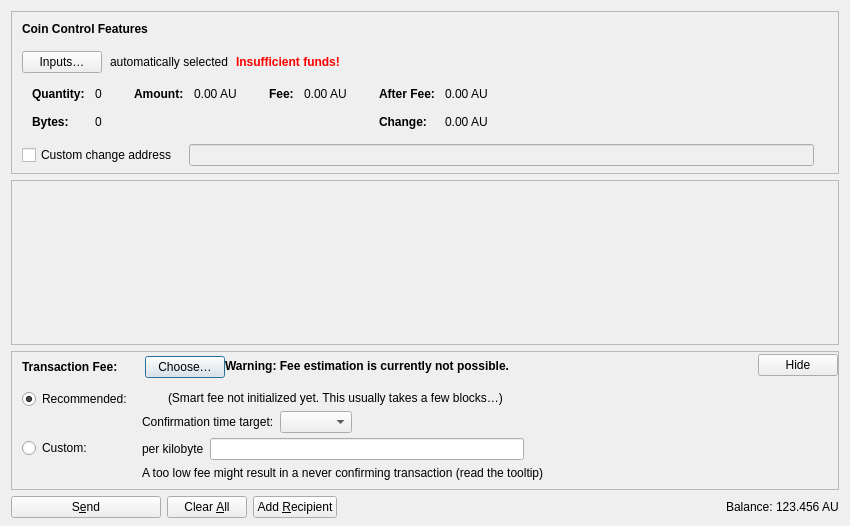
<?xml version="1.0" encoding="UTF-8"?>
<ui version="4.0">
 <class>SendCoinsDialog</class>
 <widget class="QDialog" name="SendCoinsDialog">
  <property name="geometry">
   <rect>
    <x>0</x>
    <y>0</y>
    <width>850</width>
    <height>526</height>
   </rect>
  </property>
  <property name="windowTitle">
   <string>Send Coins</string>
  </property>
  <layout class="QVBoxLayout" name="verticalLayout" stretch="0,1,0,0">
   <property name="bottomMargin">
    <number>8</number>
   </property>
   <item>
    <widget class="QFrame" name="frameCoinControl">
     <property name="sizePolicy">
      <sizepolicy hsizetype="Expanding" vsizetype="Expanding">
       <horstretch>0</horstretch>
       <verstretch>0</verstretch>
      </sizepolicy>
     </property>
     <property name="maximumSize">
      <size>
       <width>16777215</width>
       <height>16777215</height>
      </size>
     </property>
     <property name="frameShape">
      <enum>QFrame::StyledPanel</enum>
     </property>
     <property name="frameShadow">
      <enum>QFrame::Sunken</enum>
     </property>
     <layout class="QVBoxLayout" name="verticalLayoutCoinControl2">
      <property name="spacing">
       <number>0</number>
      </property>
      <property name="leftMargin">
       <number>0</number>
      </property>
      <property name="topMargin">
       <number>0</number>
      </property>
      <property name="rightMargin">
       <number>0</number>
      </property>
      <property name="bottomMargin">
       <number>6</number>
      </property>
      <item>
       <layout class="QVBoxLayout" name="verticalLayoutCoinControl" stretch="0,0,0,0,1">
        <property name="spacing">
         <number>0</number>
        </property>
        <property name="leftMargin">
         <number>10</number>
        </property>
        <property name="topMargin">
         <number>10</number>
        </property>
        <item>
         <layout class="QHBoxLayout" name="horizontalLayoutCoinControl1">
          <property name="bottomMargin">
           <number>15</number>
          </property>
          <item>
           <widget class="QLabel" name="labelCoinControlFeatures">
            <property name="sizePolicy">
             <sizepolicy hsizetype="Preferred" vsizetype="Maximum">
              <horstretch>0</horstretch>
              <verstretch>0</verstretch>
             </sizepolicy>
            </property>
            <property name="font">
             <font>
              <weight>75</weight>
              <bold>true</bold>
             </font>
            </property>
            <property name="styleSheet">
             <string notr="true">font-weight:bold;</string>
            </property>
            <property name="text">
             <string>Coin Control Features</string>
            </property>
           </widget>
          </item>
         </layout>
        </item>
        <item>
         <layout class="QHBoxLayout" name="horizontalLayoutCoinControl2" stretch="0,0,0,0">
          <property name="spacing">
           <number>8</number>
          </property>
          <property name="bottomMargin">
           <number>10</number>
          </property>
          <item>
           <widget class="QPushButton" name="pushButtonCoinControl">
            <property name="styleSheet">
             <string notr="true"/>
            </property>
            <property name="text">
             <string>Inputs…</string>
            </property>
            <property name="autoDefault">
             <bool>false</bool>
            </property>
           </widget>
          </item>
          <item>
           <widget class="QLabel" name="labelCoinControlAutomaticallySelected">
            <property name="text">
             <string>automatically selected</string>
            </property>
            <property name="margin">
             <number>5</number>
            </property>
           </widget>
          </item>
          <item>
           <widget class="QLabel" name="labelCoinControlInsuffFunds">
            <property name="font">
             <font>
              <weight>75</weight>
              <bold>true</bold>
             </font>
            </property>
            <property name="styleSheet">
             <string notr="true">color:red;font-weight:bold;</string>
            </property>
            <property name="text">
             <string>Insufficient funds!</string>
            </property>
            <property name="margin">
             <number>5</number>
            </property>
           </widget>
          </item>
          <item>
           <spacer name="horizontalSpacerCoinControl">
            <property name="orientation">
             <enum>Qt::Horizontal</enum>
            </property>
            <property name="sizeHint" stdset="0">
             <size>
              <width>40</width>
              <height>1</height>
             </size>
            </property>
           </spacer>
          </item>
         </layout>
        </item>
        <item>
         <widget class="QWidget" name="widgetCoinControl" native="true">
          <property name="sizePolicy">
           <sizepolicy hsizetype="Preferred" vsizetype="Preferred">
            <horstretch>0</horstretch>
            <verstretch>0</verstretch>
           </sizepolicy>
          </property>
          <property name="minimumSize">
           <size>
            <width>0</width>
            <height>0</height>
           </size>
          </property>
          <property name="styleSheet">
           <string notr="true"/>
          </property>
          <layout class="QHBoxLayout" name="horizontalLayoutCoinControl5">
           <property name="leftMargin">
            <number>0</number>
           </property>
           <property name="topMargin">
            <number>0</number>
           </property>
           <property name="rightMargin">
            <number>0</number>
           </property>
           <property name="bottomMargin">
            <number>0</number>
           </property>
           <item>
            <layout class="QHBoxLayout" name="horizontalLayoutCoinControl3" stretch="0,0,0,1">
             <property name="spacing">
              <number>20</number>
             </property>
             <property name="topMargin">
              <number>0</number>
             </property>
             <property name="bottomMargin">
              <number>10</number>
             </property>
             <item>
              <layout class="QFormLayout" name="formLayoutCoinControl1">
               <property name="labelAlignment">
                <set>Qt::AlignLeft|Qt::AlignVCenter</set>
               </property>
               <property name="horizontalSpacing">
                <number>10</number>
               </property>
               <property name="verticalSpacing">
                <number>14</number>
               </property>
               <property name="leftMargin">
                <number>10</number>
               </property>
               <property name="topMargin">
                <number>4</number>
               </property>
               <property name="rightMargin">
                <number>6</number>
               </property>
               <item row="0" column="0">
                <widget class="QLabel" name="labelCoinControlQuantityText">
                 <property name="font">
                  <font>
                   <weight>75</weight>
                   <bold>true</bold>
                  </font>
                 </property>
                 <property name="text">
                  <string>Quantity:</string>
                 </property>
                 <property name="margin">
                  <number>0</number>
                 </property>
                </widget>
               </item>
               <item row="0" column="1">
                <widget class="QLabel" name="labelCoinControlQuantity">
                 <property name="cursor">
                  <cursorShape>IBeamCursor</cursorShape>
                 </property>
                 <property name="contextMenuPolicy">
                  <enum>Qt::ActionsContextMenu</enum>
                 </property>
                 <property name="text">
                  <string notr="true">0</string>
                 </property>
                 <property name="margin">
                  <number>0</number>
                 </property>
                 <property name="textInteractionFlags">
                  <set>Qt::LinksAccessibleByMouse|Qt::TextSelectableByKeyboard|Qt::TextSelectableByMouse</set>
                 </property>
                </widget>
               </item>
               <item row="1" column="0">
                <widget class="QLabel" name="labelCoinControlBytesText">
                 <property name="font">
                  <font>
                   <weight>75</weight>
                   <bold>true</bold>
                  </font>
                 </property>
                 <property name="text">
                  <string>Bytes:</string>
                 </property>
                </widget>
               </item>
               <item row="1" column="1">
                <widget class="QLabel" name="labelCoinControlBytes">
                 <property name="cursor">
                  <cursorShape>IBeamCursor</cursorShape>
                 </property>
                 <property name="contextMenuPolicy">
                  <enum>Qt::ActionsContextMenu</enum>
                 </property>
                 <property name="text">
                  <string notr="true">0</string>
                 </property>
                 <property name="textInteractionFlags">
                  <set>Qt::LinksAccessibleByMouse|Qt::TextSelectableByKeyboard|Qt::TextSelectableByMouse</set>
                 </property>
                </widget>
               </item>
              </layout>
             </item>
             <item>
              <layout class="QFormLayout" name="formLayoutCoinControl2">
               <property name="horizontalSpacing">
                <number>10</number>
               </property>
               <property name="verticalSpacing">
                <number>14</number>
               </property>
               <property name="leftMargin">
                <number>6</number>
               </property>
               <property name="topMargin">
                <number>4</number>
               </property>
               <property name="rightMargin">
                <number>6</number>
               </property>
               <item row="0" column="0">
                <widget class="QLabel" name="labelCoinControlAmountText">
                 <property name="font">
                  <font>
                   <weight>75</weight>
                   <bold>true</bold>
                  </font>
                 </property>
                 <property name="text">
                  <string>Amount:</string>
                 </property>
                 <property name="margin">
                  <number>0</number>
                 </property>
                </widget>
               </item>
               <item row="0" column="1">
                <widget class="QLabel" name="labelCoinControlAmount">
                 <property name="cursor">
                  <cursorShape>IBeamCursor</cursorShape>
                 </property>
                 <property name="contextMenuPolicy">
                  <enum>Qt::ActionsContextMenu</enum>
                 </property>
                 <property name="text">
                  <string notr="true">0.00 AU</string>
                 </property>
                 <property name="textInteractionFlags">
                  <set>Qt::LinksAccessibleByMouse|Qt::TextSelectableByKeyboard|Qt::TextSelectableByMouse</set>
                 </property>
                </widget>
               </item>
              </layout>
             </item>
             <item>
              <layout class="QFormLayout" name="formLayoutCoinControl3">
               <property name="horizontalSpacing">
                <number>10</number>
               </property>
               <property name="verticalSpacing">
                <number>14</number>
               </property>
               <property name="leftMargin">
                <number>6</number>
               </property>
               <property name="topMargin">
                <number>4</number>
               </property>
               <property name="rightMargin">
                <number>6</number>
               </property>
               <item row="0" column="0">
                <widget class="QLabel" name="labelCoinControlFeeText">
                 <property name="font">
                  <font>
                   <weight>75</weight>
                   <bold>true</bold>
                  </font>
                 </property>
                 <property name="text">
                  <string>Fee:</string>
                 </property>
                 <property name="margin">
                  <number>0</number>
                 </property>
                </widget>
               </item>
               <item row="0" column="1">
                <widget class="QLabel" name="labelCoinControlFee">
                 <property name="cursor">
                  <cursorShape>IBeamCursor</cursorShape>
                 </property>
                 <property name="contextMenuPolicy">
                  <enum>Qt::ActionsContextMenu</enum>
                 </property>
                 <property name="text">
                  <string notr="true">0.00 AU</string>
                 </property>
                 <property name="textInteractionFlags">
                  <set>Qt::LinksAccessibleByMouse|Qt::TextSelectableByKeyboard|Qt::TextSelectableByMouse</set>
                 </property>
                </widget>
               </item>
              </layout>
             </item>
             <item>
              <layout class="QFormLayout" name="formLayoutCoinControl4">
               <property name="labelAlignment">
                <set>Qt::AlignLeft|Qt::AlignVCenter</set>
               </property>
               <property name="horizontalSpacing">
                <number>10</number>
               </property>
               <property name="verticalSpacing">
                <number>14</number>
               </property>
               <property name="leftMargin">
                <number>6</number>
               </property>
               <property name="topMargin">
                <number>4</number>
               </property>
               <property name="rightMargin">
                <number>6</number>
               </property>
               <item row="0" column="0">
                <widget class="QLabel" name="labelCoinControlAfterFeeText">
                 <property name="font">
                  <font>
                   <weight>75</weight>
                   <bold>true</bold>
                  </font>
                 </property>
                 <property name="text">
                  <string>After Fee:</string>
                 </property>
                 <property name="margin">
                  <number>0</number>
                 </property>
                </widget>
               </item>
               <item row="0" column="1">
                <widget class="QLabel" name="labelCoinControlAfterFee">
                 <property name="cursor">
                  <cursorShape>IBeamCursor</cursorShape>
                 </property>
                 <property name="contextMenuPolicy">
                  <enum>Qt::ActionsContextMenu</enum>
                 </property>
                 <property name="text">
                  <string notr="true">0.00 AU</string>
                 </property>
                 <property name="textInteractionFlags">
                  <set>Qt::LinksAccessibleByMouse|Qt::TextSelectableByKeyboard|Qt::TextSelectableByMouse</set>
                 </property>
                </widget>
               </item>
               <item row="1" column="0">
                <widget class="QLabel" name="labelCoinControlChangeText">
                 <property name="font">
                  <font>
                   <weight>75</weight>
                   <bold>true</bold>
                  </font>
                 </property>
                 <property name="text">
                  <string>Change:</string>
                 </property>
                </widget>
               </item>
               <item row="1" column="1">
                <widget class="QLabel" name="labelCoinControlChange">
                 <property name="cursor">
                  <cursorShape>IBeamCursor</cursorShape>
                 </property>
                 <property name="contextMenuPolicy">
                  <enum>Qt::ActionsContextMenu</enum>
                 </property>
                 <property name="text">
                  <string notr="true">0.00 AU</string>
                 </property>
                 <property name="textInteractionFlags">
                  <set>Qt::LinksAccessibleByMouse|Qt::TextSelectableByKeyboard|Qt::TextSelectableByMouse</set>
                 </property>
                </widget>
               </item>
              </layout>
             </item>
            </layout>
           </item>
          </layout>
         </widget>
        </item>
        <item>
         <layout class="QHBoxLayout" name="horizontalLayoutCoinControl4" stretch="0,0,0">
          <property name="spacing">
           <number>12</number>
          </property>
          <property name="sizeConstraint">
           <enum>QLayout::SetDefaultConstraint</enum>
          </property>
          <property name="topMargin">
           <number>5</number>
          </property>
          <property name="rightMargin">
           <number>5</number>
          </property>
          <item>
           <widget class="QCheckBox" name="checkBoxCoinControlChange">
            <property name="toolTip">
             <string>If this is activated, but the change address is empty or invalid, change will be sent to a newly generated address.</string>
            </property>
            <property name="text">
             <string>Custom change address</string>
            </property>
           </widget>
          </item>
          <item>
           <widget class="QValidatedLineEdit" name="lineEditCoinControlChange">
            <property name="enabled">
             <bool>false</bool>
            </property>
            <property name="sizePolicy">
             <sizepolicy hsizetype="Expanding" vsizetype="Fixed">
              <horstretch>0</horstretch>
              <verstretch>0</verstretch>
             </sizepolicy>
            </property>
           </widget>
          </item>
          <item>
           <widget class="QLabel" name="labelCoinControlChangeLabel">
            <property name="sizePolicy">
             <sizepolicy hsizetype="Preferred" vsizetype="Expanding">
              <horstretch>0</horstretch>
              <verstretch>0</verstretch>
             </sizepolicy>
            </property>
            <property name="minimumSize">
             <size>
              <width>0</width>
              <height>0</height>
             </size>
            </property>
            <property name="text">
             <string/>
            </property>
            <property name="margin">
             <number>3</number>
            </property>
           </widget>
          </item>
         </layout>
        </item>
        <item>
         <spacer name="verticalSpacerCoinControl">
          <property name="orientation">
           <enum>Qt::Vertical</enum>
          </property>
          <property name="sizeHint" stdset="0">
           <size>
            <width>800</width>
            <height>1</height>
           </size>
          </property>
         </spacer>
        </item>
       </layout>
      </item>
     </layout>
    </widget>
   </item>
   <item>
    <widget class="QScrollArea" name="scrollArea">
     <property name="widgetResizable">
      <bool>true</bool>
     </property>
     <widget class="QWidget" name="scrollAreaWidgetContents">
      <property name="geometry">
       <rect>
        <x>0</x>
        <y>0</y>
        <width>830</width>
        <height>104</height>
       </rect>
      </property>
      <layout class="QVBoxLayout" name="verticalLayout_2" stretch="0,1">
       <property name="leftMargin">
        <number>0</number>
       </property>
       <property name="topMargin">
        <number>0</number>
       </property>
       <property name="rightMargin">
        <number>0</number>
       </property>
       <property name="bottomMargin">
        <number>0</number>
       </property>
       <item>
        <layout class="QVBoxLayout" name="entries">
         <property name="spacing">
          <number>6</number>
         </property>
        </layout>
       </item>
       <item>
        <spacer name="verticalSpacer">
         <property name="orientation">
          <enum>Qt::Vertical</enum>
         </property>
         <property name="sizeHint" stdset="0">
          <size>
           <width>20</width>
           <height>40</height>
          </size>
         </property>
        </spacer>
       </item>
      </layout>
     </widget>
    </widget>
   </item>
   <item>
    <widget class="QFrame" name="frameFee">
     <property name="sizePolicy">
      <sizepolicy hsizetype="Expanding" vsizetype="Expanding">
       <horstretch>0</horstretch>
       <verstretch>0</verstretch>
      </sizepolicy>
     </property>
     <property name="maximumSize">
      <size>
       <width>16777215</width>
       <height>16777215</height>
      </size>
     </property>
     <property name="frameShape">
      <enum>QFrame::StyledPanel</enum>
     </property>
     <property name="frameShadow">
      <enum>QFrame::Sunken</enum>
     </property>
     <layout class="QVBoxLayout" name="verticalLayoutFee1">
      <property name="spacing">
       <number>0</number>
      </property>
      <property name="leftMargin">
       <number>0</number>
      </property>
      <property name="topMargin">
       <number>0</number>
      </property>
      <property name="rightMargin">
       <number>0</number>
      </property>
      <property name="bottomMargin">
       <number>0</number>
      </property>
      <item>
       <layout class="QVBoxLayout" name="verticalLayoutFee2" stretch="0,0,0">
        <property name="spacing">
         <number>0</number>
        </property>
        <property name="leftMargin">
         <number>10</number>
        </property>
        <property name="topMargin">
         <number>0</number>
        </property>
        <item>
         <layout class="QHBoxLayout" name="horizontalLayoutFee1">
          <property name="bottomMargin">
           <number>0</number>
          </property>
          <item>
           <layout class="QVBoxLayout" name="verticalLayoutFee7">
            <property name="spacing">
             <number>0</number>
            </property>
            <item>
             <spacer name="verticalSpacerSmartFee">
              <property name="orientation">
               <enum>Qt::Vertical</enum>
              </property>
              <property name="sizeType">
               <enum>QSizePolicy::Fixed</enum>
              </property>
              <property name="sizeHint" stdset="0">
               <size>
                <width>1</width>
                <height>4</height>
               </size>
              </property>
             </spacer>
            </item>
            <item>
             <layout class="QHBoxLayout" name="horizontalLayoutSmartFee">
              <property name="spacing">
               <number>10</number>
              </property>
              <item>
               <widget class="QLabel" name="labelFeeHeadline">
                <property name="sizePolicy">
                 <sizepolicy hsizetype="Preferred" vsizetype="Maximum">
                  <horstretch>0</horstretch>
                  <verstretch>0</verstretch>
                 </sizepolicy>
                </property>
                <property name="font">
                 <font>
                  <weight>75</weight>
                  <bold>true</bold>
                 </font>
                </property>
                <property name="styleSheet">
                 <string notr="true">font-weight:bold;</string>
                </property>
                <property name="text">
                 <string>Transaction Fee:</string>
                </property>
               </widget>
              </item>
              <item>
               <widget class="QLabel" name="labelFeeMinimized">
                <property name="text">
                 <string/>
                </property>
               </widget>
              </item>
              <item>
               <widget class="QPushButton" name="buttonChooseFee">
                <property name="text">
                 <string>Choose…</string>
                </property>
               </widget>
              </item>
             </layout>
            </item>
            <item>
             <spacer name="verticalSpacer_5">
              <property name="orientation">
               <enum>Qt::Vertical</enum>
              </property>
              <property name="sizeHint" stdset="0">
               <size>
                <width>1</width>
                <height>1</height>
               </size>
              </property>
             </spacer>
            </item>
           </layout>
          </item>
          <item>
           <widget class="QLabel" name="fallbackFeeWarningLabel">
            <property name="toolTip">
             <string>Using the fallbackfee can result in sending a transaction that will take several hours or days (or never) to confirm. Consider choosing your fee manually or wait until you have validated the complete chain.</string>
            </property>
            <property name="font">
            <font>
                <weight>75</weight>
                <bold>true</bold>
            </font>
            </property>
            <property name="text">
             <string>Warning: Fee estimation is currently not possible.</string>
            </property>
            <property name="wordWrap">
             <bool>false</bool>
            </property>
           </widget>
          </item>
          <item>
           <spacer name="horizontalSpacer_4">
            <property name="orientation">
             <enum>Qt::Horizontal</enum>
            </property>
            <property name="sizeType">
             <enum>QSizePolicy::MinimumExpanding</enum>
            </property>
            <property name="sizeHint" stdset="0">
             <size>
              <width>40</width>
              <height>20</height>
             </size>
            </property>
           </spacer>
          </item>
          <item>
           <widget class="QPushButton" name="buttonMinimizeFee">
            <property name="toolTip">
             <string>Hide transaction fee settings</string>
            </property>
            <property name="text">
             <string>Hide</string>
            </property>
           </widget>
          </item>
         </layout>
        </item>
        <item>
         <widget class="QFrame" name="frameFeeSelection">
          <layout class="QVBoxLayout" name="verticalLayoutFee12">
           <property name="spacing">
            <number>0</number>
           </property>
           <property name="leftMargin">
            <number>0</number>
           </property>
           <property name="topMargin">
            <number>0</number>
           </property>
           <property name="rightMargin">
            <number>0</number>
           </property>
           <property name="bottomMargin">
            <number>0</number>
           </property>
           <item>
            <layout class="QGridLayout" name="gridLayoutFee">
             <property name="topMargin">
              <number>10</number>
             </property>
             <property name="bottomMargin">
              <number>4</number>
             </property>
             <property name="horizontalSpacing">
              <number>10</number>
             </property>
             <property name="verticalSpacing">
              <number>4</number>
             </property>
             <item row="1" column="1">
              <layout class="QVBoxLayout" name="verticalLayoutFee8">
               <property name="spacing">
                <number>6</number>
               </property>
               <item>
                <layout class="QHBoxLayout" name="horizontalLayoutFee13">
                 <item>
                  <widget class="QLabel" name="labelCustomPerKilobyte">
                   <property name="toolTip">
                    <string>Specify a custom fee per kB (1,000 bytes) of the transaction's virtual size.

Note:  Since the fee is calculated on a per-byte basis, a fee rate of "100 satoshis per kvB" for a transaction size of 500 virtual bytes (half of 1 kvB) would ultimately yield a fee of only 50 satoshis.</string>
                   </property>
                   <property name="text">
                    <string>per kilobyte</string>
                   </property>
                  </widget>
                 </item>
                 <item>
                  <widget class="BitcoinAmountField" name="customFee"/>
                 </item>
                 <item>
                  <spacer name="horizontalSpacer_6">
                   <property name="orientation">
                    <enum>Qt::Horizontal</enum>
                   </property>
                   <property name="sizeHint" stdset="0">
                    <size>
                     <width>1</width>
                     <height>1</height>
                    </size>
                   </property>
                  </spacer>
                 </item>
                </layout>
               </item>
               <item>
                <layout class="QHBoxLayout" name="horizontalLayoutFee8">
                 <item>
                  <widget class="QLabel" name="labelCustomFeeWarning">
                   <property name="enabled">
                    <bool>true</bool>
                   </property>
                   <property name="toolTip">
                    <string>When there is less transaction volume than space in the blocks, miners as well as relaying nodes may enforce a minimum fee. Paying only this minimum fee is just fine, but be aware that this can result in a never confirming transaction once there is more demand for Aurumcoin transactions than the network can process.</string>
                   </property>
                   <property name="text">
                    <string>A too low fee might result in a never confirming transaction (read the tooltip)</string>
                   </property>
                  </widget>
                 </item>
                 <item>
                  <spacer name="horizontalSpacer_2">
                   <property name="orientation">
                    <enum>Qt::Horizontal</enum>
                   </property>
                   <property name="sizeHint" stdset="0">
                    <size>
                     <width>1</width>
                     <height>1</height>
                    </size>
                   </property>
                  </spacer>
                 </item>
                </layout>
               </item>
              </layout>
             </item>
             <item row="0" column="0">
              <layout class="QVBoxLayout" name="verticalLayoutFee4" stretch="0,1">
               <item>
                <widget class="QRadioButton" name="radioSmartFee">
                 <property name="text">
                  <string>Recommended:</string>
                 </property>
                 <property name="checked">
                  <bool>true</bool>
                 </property>
                 <attribute name="buttonGroup">
                  <string notr="true">groupFee</string>
                 </attribute>
                </widget>
               </item>
               <item>
                <spacer name="verticalSpacer_2">
                 <property name="orientation">
                  <enum>Qt::Vertical</enum>
                 </property>
                 <property name="sizeHint" stdset="0">
                  <size>
                   <width>1</width>
                   <height>1</height>
                  </size>
                 </property>
                </spacer>
               </item>
              </layout>
             </item>
             <item row="1" column="0">
              <layout class="QVBoxLayout" name="verticalLayoutFee9" stretch="0,1">
               <item>
                <widget class="QRadioButton" name="radioCustomFee">
                 <property name="text">
                  <string>Custom:</string>
                 </property>
                 <attribute name="buttonGroup">
                  <string notr="true">groupFee</string>
                 </attribute>
                </widget>
               </item>
               <item>
                <spacer name="verticalSpacer_6">
                 <property name="orientation">
                  <enum>Qt::Vertical</enum>
                 </property>
                 <property name="sizeHint" stdset="0">
                  <size>
                   <width>1</width>
                   <height>1</height>
                  </size>
                 </property>
                </spacer>
               </item>
              </layout>
             </item>
             <item row="0" column="1">
              <layout class="QVBoxLayout" name="verticalLayoutFee3" stretch="0,0,1">
               <property name="spacing">
                <number>6</number>
               </property>
               <property name="topMargin">
                <number>2</number>
               </property>
               <item>
                <layout class="QHBoxLayout" name="horizontalLayoutFee12">
                 <item>
                  <widget class="QLabel" name="labelSmartFee">
                   <property name="text">
                    <string/>
                   </property>
                  </widget>
                 </item>
                 <item>
                  <widget class="QLabel" name="labelFeeEstimation">
                   <property name="text">
                    <string/>
                   </property>
                  </widget>
                 </item>
                 <item>
                  <widget class="QLabel" name="labelSmartFee2">
                   <property name="text">
                    <string>(Smart fee not initialized yet. This usually takes a few blocks…)</string>
                   </property>
                  </widget>
                 </item>
                 <item>
                  <spacer name="horizontalSpacer_5">
                   <property name="orientation">
                    <enum>Qt::Horizontal</enum>
                   </property>
                   <property name="sizeHint" stdset="0">
                    <size>
                     <width>1</width>
                     <height>1</height>
                    </size>
                   </property>
                  </spacer>
                 </item>
                </layout>
               </item>
               <item>
                <layout class="QHBoxLayout" name="horizontalLayoutFee9">
                 <item>
                  <layout class="QVBoxLayout" name="verticalLayoutFee6">
                   <item>
                    <widget class="QLabel" name="labelSmartFee3">
                     <property name="text">
                      <string>Confirmation time target:</string>
                     </property>
                    </widget>
                   </item>
                  </layout>
                 </item>
                 <item>
                  <layout class="QVBoxLayout" name="verticalLayoutFee5">
                   <property name="rightMargin">
                    <number>30</number>
                   </property>
                   <item>
                    <layout class="QHBoxLayout" name="horizontalLayoutConfTarget">
                     <property name="bottomMargin">
                      <number>0</number>
                     </property>
                     <item>
                      <widget class="QComboBox" name="confTargetSelector"/>
                     </item>
                     <item>
                      <spacer name="horizontalSpacerConfTarget">
                       <property name="orientation">
                        <enum>Qt::Horizontal</enum>
                       </property>
                       <property name="sizeHint" stdset="0">
                        <size>
                         <width>40</width>
                         <height>20</height>
                        </size>
                       </property>
                      </spacer>
                     </item>
                    </layout>
                   </item>
                  </layout>
                 </item>
                </layout>
               </item>
               <item>
                <spacer name="verticalSpacer_4">
                 <property name="orientation">
                  <enum>Qt::Vertical</enum>
                 </property>
                 <property name="sizeHint" stdset="0">
                  <size>
                   <width>1</width>
                   <height>1</height>
                  </size>
                 </property>
                </spacer>
               </item>
              </layout>
             </item>
            </layout>
           </item>
          </layout>
         </widget>
        </item>
        <item>
         <spacer name="verticalSpacerFee">
          <property name="orientation">
           <enum>Qt::Vertical</enum>
          </property>
          <property name="sizeHint" stdset="0">
           <size>
            <width>40</width>
            <height>5</height>
           </size>
          </property>
         </spacer>
        </item>
       </layout>
      </item>
     </layout>
    </widget>
   </item>
   <item>
    <layout class="QHBoxLayout" name="horizontalLayout">
     <item>
      <widget class="QPushButton" name="sendButton">
       <property name="minimumSize">
        <size>
         <width>150</width>
         <height>0</height>
        </size>
       </property>
       <property name="toolTip">
        <string>Confirm the send action</string>
       </property>
       <property name="text">
        <string>S&amp;end</string>
       </property>
       <property name="icon">
        <iconset resource="../bitcoin.qrc">
         <normaloff>:/icons/send</normaloff>:/icons/send</iconset>
       </property>
       <property name="autoDefault">
        <bool>false</bool>
       </property>
       <property name="default">
        <bool>false</bool>
       </property>
      </widget>
     </item>
     <item>
      <widget class="QPushButton" name="clearButton">
       <property name="sizePolicy">
        <sizepolicy hsizetype="Minimum" vsizetype="Fixed">
         <horstretch>0</horstretch>
         <verstretch>0</verstretch>
        </sizepolicy>
       </property>
       <property name="toolTip">
        <string>Clear all fields of the form.</string>
       </property>
       <property name="text">
        <string>Clear &amp;All</string>
       </property>
       <property name="icon">
        <iconset resource="../bitcoin.qrc">
         <normaloff>:/icons/remove</normaloff>:/icons/remove</iconset>
       </property>
       <property name="autoDefault">
        <bool>false</bool>
       </property>
      </widget>
     </item>
     <item>
      <widget class="QPushButton" name="addButton">
       <property name="toolTip">
        <string>Send to multiple recipients at once</string>
       </property>
       <property name="text">
        <string>Add &amp;Recipient</string>
       </property>
       <property name="icon">
        <iconset resource="../bitcoin.qrc">
         <normaloff>:/icons/add</normaloff>:/icons/add</iconset>
       </property>
       <property name="autoDefault">
        <bool>false</bool>
       </property>
      </widget>
     </item>
     <item>
      <spacer name="horizontalSpacer">
       <property name="orientation">
        <enum>Qt::Horizontal</enum>
       </property>
       <property name="sizeHint" stdset="0">
        <size>
         <width>40</width>
         <height>20</height>
        </size>
       </property>
      </spacer>
     </item>
     <item>
      <layout class="QHBoxLayout" name="horizontalLayout_2">
       <property name="spacing">
        <number>3</number>
       </property>
       <item>
        <widget class="QLabel" name="labelBalanceName">
         <property name="sizePolicy">
          <sizepolicy hsizetype="Preferred" vsizetype="Fixed">
           <horstretch>0</horstretch>
           <verstretch>0</verstretch>
          </sizepolicy>
         </property>
         <property name="text">
          <string>Balance:</string>
         </property>
        </widget>
       </item>
       <item>
        <widget class="QLabel" name="labelBalance">
         <property name="sizePolicy">
          <sizepolicy hsizetype="Preferred" vsizetype="Fixed">
           <horstretch>0</horstretch>
           <verstretch>0</verstretch>
          </sizepolicy>
         </property>
         <property name="cursor">
          <cursorShape>IBeamCursor</cursorShape>
         </property>
         <property name="text">
          <string notr="true">123.456 AU</string>
         </property>
         <property name="textInteractionFlags">
          <set>Qt::LinksAccessibleByMouse|Qt::TextSelectableByKeyboard|Qt::TextSelectableByMouse</set>
         </property>
        </widget>
       </item>
      </layout>
     </item>
    </layout>
   </item>
  </layout>
 </widget>
 <customwidgets>
  <customwidget>
   <class>QValidatedLineEdit</class>
   <extends>QLineEdit</extends>
   <header>qt/qvalidatedlineedit.h</header>
  </customwidget>
  <customwidget>
   <class>BitcoinAmountField</class>
   <extends>QLineEdit</extends>
   <header>qt/bitcoinamountfield.h</header>
   <container>1</container>
  </customwidget>
 </customwidgets>
 <resources>
  <include location="../bitcoin.qrc"/>
 </resources>
 <connections/>
 <buttongroups>
  <buttongroup name="groupFee"/>
 </buttongroups>
</ui>
